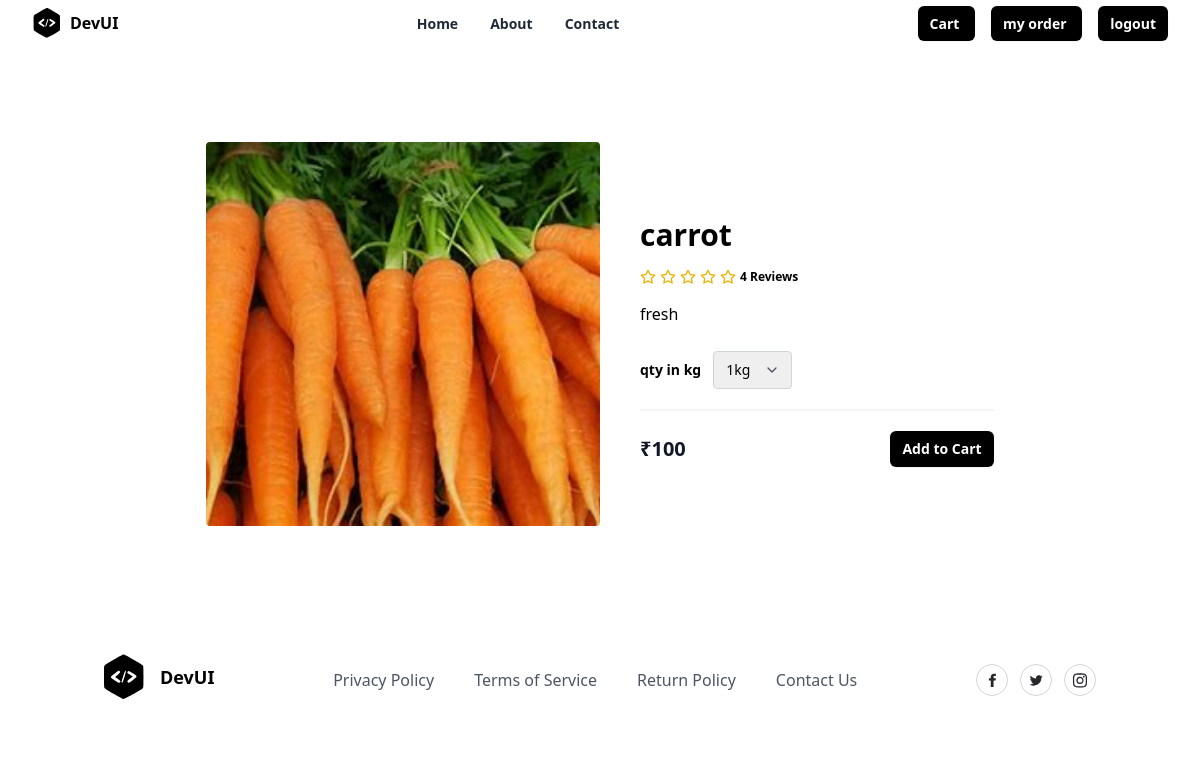
/product/1/, run on the app's committed database.
### shop/models.py (models this page shows, shortened)
class Product(models.Model):
    title=models.CharField(max_length=100)
    description=models.TextField(null=True,blank=True)
    category_object=models.ForeignKey(Category,on_delete=models.CASCADE)
    price=models.PositiveIntegerField()
    image=models.ImageField(upload_to='product_images',null=True,blank=True,default='product_images/default.jpg')
    created_date = models.DateTimeField(auto_now_add=True)
    updated_date = models.DateTimeField(auto_now=True)
    is_active = models.BooleanField(default=True)

### shop/views.py (the view)
# urls.py: path('product/<int:pk>/',views.ProductDetailView.as_view(),name="product-detail"),
class ProductDetailView(View):
    def get(self,request,*args,**kwargs):
        id=kwargs.get("pk")
        qs=Product.objects.get(id=id)
        return render(request,"product_detail.html",{"data":qs})

### shop/templates/product_detail.html (shortened to what this page needs)
{%extends 'base.html'%}
{%block main_block%}
<section class="overflow-hidden">
    <form action="{%url 'add-cart' data.id%}" method="post">
        <div class="mx-auto max-w-5xl px-5 py-24">
            <div class="mx-auto flex flex-wrap items-center lg:w-4/5">
              <img
                alt="Nike Air Max 21A"
                class="h-64 w-full rounded object-cover lg:h-96 lg:w-1/2"
                src="{{data.image.url}}"
              />
              <div class="mt-6 w-full lg:mt-0 lg:w-1/2 lg:pl-10">
                <h1 class="my-4 text-3xl font-semibold text-black">{{data.title}}</h1>
                <div class="my-4 flex items-center">
                  <span class="flex items-center space-x-1">
                    <span class="ml-3 inline-block text-xs font-semibold">
                      4 Reviews
                    </span>
                  </span>
                </div>
                <p class="leading-relaxed">
                  {{data.description}}
                </p>
                <div class="mb-5 mt-6 flex items-center border-b-2 border-gray-100 pb-5">
                  <span class="mr-3 text-sm font-semibold">qty in kg</span>
                  <div class="relative">
                      <select name="qty"class="appearance-none rounded border border-gray-300 py-2 pl-3 pr-10 text-sm focus:border-black focus:outline-none focus:ring-2 focus:ring-black">
                        <option value="1">1kg</option>
                      </select>
                      <span class="pointer-events-none absolute right-0 top-0 flex h-full w-10 items-center justify-center text-center text-gray-600">
                      </span>
                    </div>
                </div>
                <div class="flex items-center justify-between">
                  <span class="title-font text-xl font-bold text-gray-900">
                    ₹{{data.price}}
                  </span>
                  <button
                    type="submit"
                    class="rounded-md bg-black px-3 py-2 text-sm font-semibold text-white shadow-sm hover:bg-black/80 focus-visible:outline focus-visible:outline-2 focus-visible:outline-offset-2 focus-visible:outline-black"
                  >
                    Add to Cart
                  </button>
                </div>
              </div>
            </div>
          </div>
    </form>
  </section>
{%endblock%}

### data on the page
Product: image (picture), title "carrot", description "fresh", price "100"
